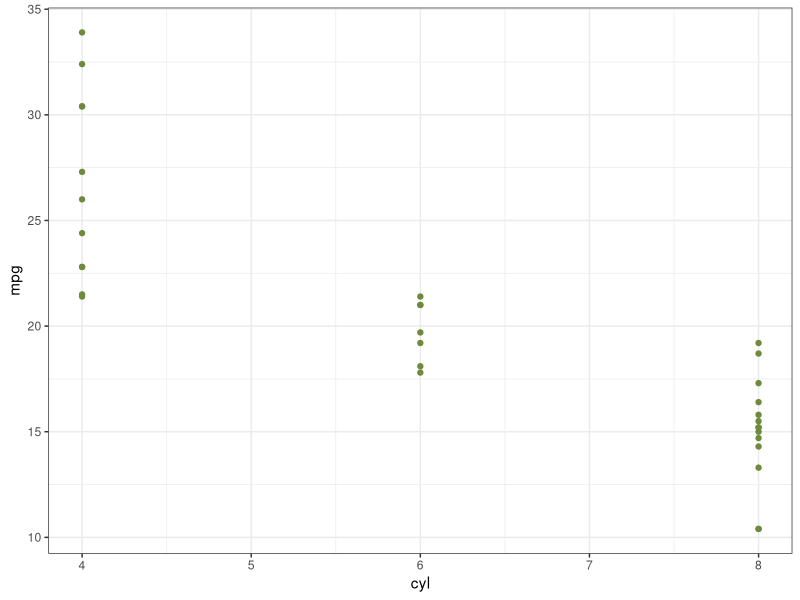

This figure's R source:
## ---- chunk 1
1 + 1
## ---- chunk 2
#| echo: false
2 * 2
## ---- chunk 3
library(tidyverse)

mtcars |> ggplot(aes(cyl, mpg)) + geom_point(color = 'darkolivegreen4') + 
  theme_bw()
